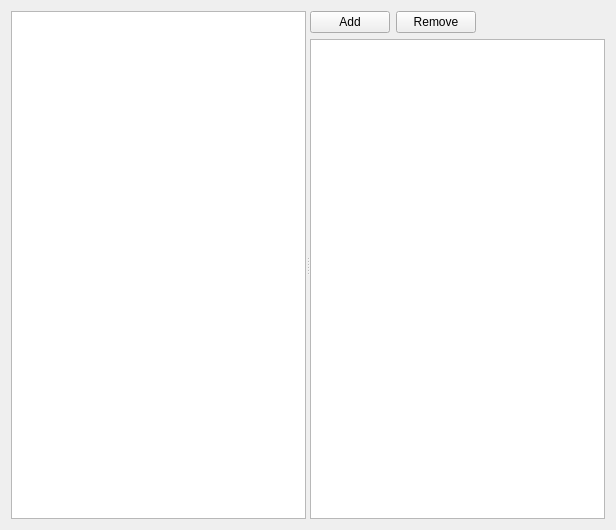
<?xml version="1.0" encoding="UTF-8"?>
<!--
######################################################################################################################
# Copyright (C) 2017-2022 Spine project consortium
# This file is part of Spine Items.
# Spine Items is free software: you can redistribute it and\/or modify it under the terms of the GNU Lesser General
# Public License as published by the Free Software Foundation, either version 3 of the License, or (at your option)
# any later version. This program is distributed in the hope that it will be useful, but WITHOUT ANY WARRANTY;
# without even the implied warranty of MERCHANTABILITY or FITNESS FOR A PARTICULAR PURPOSE. See the GNU Lesser General
# Public License for more details. You should have received a copy of the GNU Lesser General Public License along with
# this program. If not, see <http:\/\/www.gnu.org\/licenses\/>.
######################################################################################################################
-->
<ui version="4.0">
 <class>Form</class>
 <widget class="QWidget" name="Form">
  <property name="geometry">
   <rect>
    <x>0</x>
    <y>0</y>
    <width>616</width>
    <height>530</height>
   </rect>
  </property>
  <property name="windowTitle">
   <string>Form</string>
  </property>
  <layout class="QVBoxLayout" name="verticalLayout_2">
   <item>
    <widget class="QSplitter" name="splitter">
     <property name="orientation">
      <enum>Qt::Horizontal</enum>
     </property>
     <property name="childrenCollapsible">
      <bool>false</bool>
     </property>
     <widget class="ParameterTreeWidget" name="available_parameters_tree_view">
      <property name="dragEnabled">
       <bool>true</bool>
      </property>
      <property name="dragDropMode">
       <enum>QAbstractItemView::DragOnly</enum>
      </property>
      <property name="defaultDropAction">
       <enum>Qt::CopyAction</enum>
      </property>
      <attribute name="headerVisible">
       <bool>false</bool>
      </attribute>
      <column>
       <property name="text">
        <string notr="true">1</string>
       </property>
      </column>
     </widget>
     <widget class="QWidget" name="verticalLayoutWidget">
      <layout class="QVBoxLayout" name="verticalLayout">
       <item>
        <layout class="QHBoxLayout" name="horizontalLayout">
         <item>
          <widget class="QPushButton" name="add_parameter_button">
           <property name="text">
            <string>Add</string>
           </property>
          </widget>
         </item>
         <item>
          <widget class="QPushButton" name="remove_parameter_button">
           <property name="text">
            <string>Remove</string>
           </property>
          </widget>
         </item>
         <item>
          <spacer name="horizontalSpacer">
           <property name="orientation">
            <enum>Qt::Horizontal</enum>
           </property>
           <property name="sizeHint" stdset="0">
            <size>
             <width>40</width>
             <height>20</height>
            </size>
           </property>
          </spacer>
         </item>
        </layout>
       </item>
       <item>
        <widget class="DropTargetTable" name="renames_table_view">
         <property name="dragDropMode">
          <enum>QAbstractItemView::DropOnly</enum>
         </property>
        </widget>
       </item>
      </layout>
     </widget>
    </widget>
   </item>
  </layout>
  <action name="remove_parameter_action">
   <property name="text">
    <string>Remove parameter</string>
   </property>
   <property name="shortcut">
    <string>Del</string>
   </property>
   <property name="shortcutContext">
    <enum>Qt::WidgetShortcut</enum>
   </property>
  </action>
 </widget>
 <customwidgets>
  <customwidget>
   <class>ParameterTreeWidget</class>
   <extends>QTreeWidget</extends>
   <header>./widgets/parameter_tree_widget.h</header>
  </customwidget>
  <customwidget>
   <class>DropTargetTable</class>
   <extends>QTableView</extends>
   <header>spine_items/data_transformer/widgets/drop_target_table.h</header>
  </customwidget>
 </customwidgets>
 <resources/>
 <connections/>
</ui>
